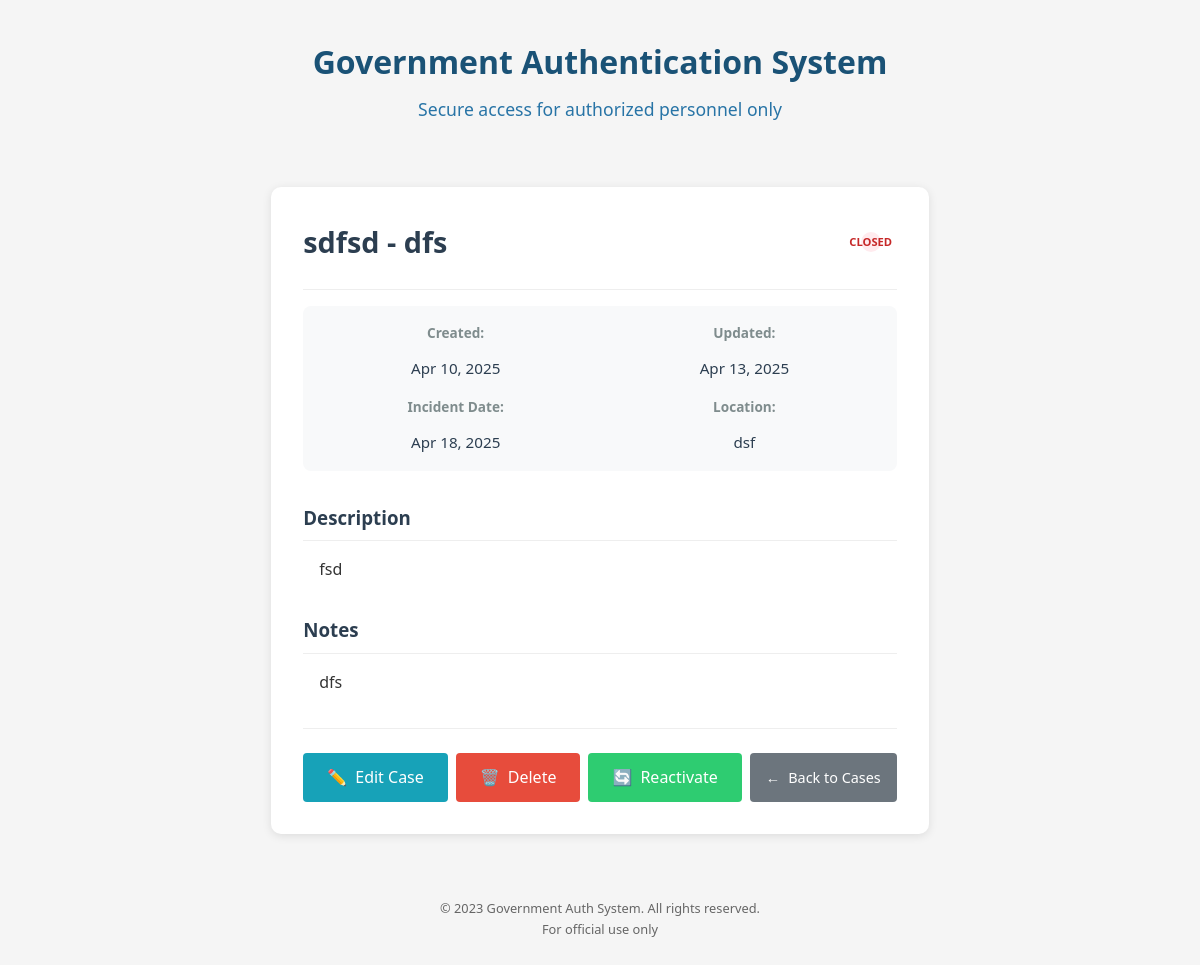
Screenshot of /accounts/cases/15/ (signed in) with the database file from the repository.
### accounts/models.py (models this page shows, shortened)
class Case(models.Model):
    CASE_STATUS = (
        ('active', 'Active'),
        ('closed', 'Closed'),
        ('archived', 'Archived'),
    )
    user = models.ForeignKey(get_user_model(), on_delete=models.CASCADE)
    case_number = models.CharField(max_length=50, unique=True)
    title = models.CharField(max_length=100)
    description = models.TextField()
    created_at = models.DateTimeField(auto_now_add=True)
    updated_at = models.DateTimeField(auto_now=True)
    status = models.CharField(max_length=10, choices=CASE_STATUS, default='active')
    location = models.CharField(max_length=100, blank=True)
    incident_date = models.DateField(null=True, blank=True)
    notes = models.TextField(blank=True)
    class Meta:
        ordering = ['-created_at']

### accounts/views.py (the view)
# urls.py: path('cases/<int:pk>/', views.case_detail, name='case_detail'),  # Add this line
@login_required
def case_detail(request, pk):
    case = get_object_or_404(Case, pk=pk, user=request.user)
    case_files = CaseFile.objects.filter(case=case)
    has_pinata_creds = PinataCredentials.objects.filter(user=request.user).exists()
    return render(request, 'accounts/case_detail.html', {
        'case': case,
        'files': case_files,
        'has_pinata_creds': has_pinata_creds
    })

### accounts/templates/accounts/case_detail.html (shortened to what this page needs)
{% extends 'accounts/auth_base.html' %}
{% load static %}
{% block content %}
<div class="case-detail-container">
    <div class="case-header">
        <div class="case-title">
            <h1>{{ case.case_number }} - {{ case.title }}</h1>
            <div class="case-status {{ case.status }}">
                {{ case.get_status_display }}
            </div>
        </div>
    </div>
    <div class="case-meta-grid">
        <div class="meta-item">
            <span class="meta-label">Created:</span>
            <span class="meta-value">{{ case.created_at|date:"M d, Y" }}</span>
        </div>
        <div class="meta-item">
            <span class="meta-label">Updated:</span>
            <span class="meta-value">{{ case.updated_at|date:"M d, Y" }}</span>
        </div>
        {% if case.incident_date %}
        <div class="meta-item">
            <span class="meta-label">Incident Date:</span>
            <span class="meta-value">{{ case.incident_date|date:"M d, Y" }}</span>
        </div>
        {% endif %}
        {% if case.location %}
        <div class="meta-item">
            <span class="meta-label">Location:</span>
            <span class="meta-value">{{ case.location }}</span>
        </div>
        {% endif %}
    </div>
    <div class="case-content">
        <div class="case-section">
            <h3>Description</h3>
            <div class="section-content">
                {{ case.description|linebreaks }}
            </div>
        </div>
        {% if case.notes %}
        <div class="case-section">
            <h3>Notes</h3>
            <div class="section-content">
                {{ case.notes|linebreaks }}
            </div>
        </div>
        {% endif %}
    </div>
    <div class="case-actions">
        <a href="{% url 'update_case' case.id %}" class="btn btn-edit">
            <i class="icon">✏️</i> Edit Case
        </a>
        <a href="{% url 'delete_case' case.id %}" class="btn btn-delete">
            <i class="icon">🗑️</i> Delete
        </a>
        {% if case.status == 'active' %}
        <a href="{% url 'change_case_status' case.id 'closed' %}" class="btn btn-warning">
            <i class="icon">🔒</i> Close Case
        </a>
        <a href="{% url 'change_case_status' case.id 'archived' %}" class="btn btn-secondary">
            <i class="icon">📦</i> Archive
        </a>
        {% elif case.status == 'closed' %}
        <a href="{% url 'change_case_status' case.id 'active' %}" class="btn btn-success">
            <i class="icon">🔄</i> Reactivate
        </a>
        {% elif case.status == 'archived' %}
        <a href="{% url 'change_case_status' case.id 'active' %}" class="btn btn-success">
            <i class="icon">📤</i> Restore
        </a>
        {% endif %}
        <a href="{% url 'home' %}" class="btn btn-back">
            <i class="icon">←</i> Back to Cases
        </a>
    </div>
</div>
{% endblock %}

### accounts/static/accounts/css/auth.css (style rules this page uses)
:root { --primary-color: #1a5276; --secondary-color: #2874a6; --accent-color: #e74c3c; --light-color: #f8f9fa; --dark-color: #343a40; --success-color: #28a745; --warning-color: #ffc107; --danger-color: #dc3545; --border-radius: 8px; --box-shadow: 0 4px 6px rgba(0, 0, 0, 0.1); --transition: all 0.3s ease; }
* { margin: 0; padding: 0; box-sizing: border-box; }
body { font-family: 'Segoe UI', Tahoma, Geneva, Verdana, sans-serif; background-color: #f5f5f5; color: #333; line-height: 1.6; }
.case-title { white-space: nowrap; overflow: hidden; text-overflow: ellipsis; flex: 1; padding-right: 0.5rem; }
.case-status { padding: 0.25rem 0.75rem; border-radius: 12px; font-size: 0.75rem; font-weight: 600; text-transform: uppercase; flex-shrink: 0; margin-left: 0.5rem; }
.case-status.closed { background-color: #ffebee; color: #c62828; }
.case-header { display: flex; flex-wrap: wrap; justify-content: space-between; align-items: center; margin-bottom: 1.5rem; padding-bottom: 1rem; border-bottom: 1px solid #eee; gap: 1rem; }
.meta-item { display: flex; flex-direction: column; }
.meta-label { font-size: 0.85rem; color: #6c757d; margin-bottom: 0.25rem; }
.meta-value { font-weight: 500; }
.section-content { padding: 0 0.5rem; line-height: 1.6; }
.case-detail-container { max-width: 900px; margin: 0 auto; background: white; border-radius: 10px; box-shadow: 0 2px 10px rgba(0,0,0,0.1); padding: 2rem; }
.case-header { margin-bottom: 2rem; padding-bottom: 1rem; border-bottom: 1px solid #eee; }
.case-title { display: flex; justify-content: space-between; align-items: center; margin-bottom: 1rem; }
.case-status { padding: 0.5rem 1rem; border-radius: 20px; font-size: 0.9rem; font-weight: bold; display: inline-flex; align-items: center; gap: 0.5rem; }
.meta-item { display: flex; align-items: center; gap: 0.5rem; }
.case-content { margin: 2rem 0; }
.case-section { margin-bottom: 2rem; }
.case-section h3 { display: flex; align-items: center; gap: 0.5rem; color: #2c3e50; margin-bottom: 1rem; padding-bottom: 0.5rem; border-bottom: 1px solid #eee; }
.section-content { padding: 0 1rem; line-height: 1.6; }
.case-actions { display: flex; flex-wrap: wrap; gap: 1rem; margin-top: 2rem; padding-top: 1.5rem; border-top: 1px solid #eee; }
.btn { padding: 0.75rem 1.25rem; border-radius: 5px; text-decoration: none; font-weight: 500; display: inline-flex; align-items: center; gap: 0.5rem; transition: all 0.3s ease; border: none; cursor: pointer; }
.btn-success { background-color: #2ecc71; color: white; }
.btn-delete { background-color: #e74c3c; color: white; }
.btn-back { background-color: #bdc3c7; color: #2c3e50; margin-left: auto; }
.icon { font-style: normal; }
.case-header { margin-bottom: 1.5rem; padding-bottom: 1rem; border-bottom: 1px solid #eee; }
.case-title { display: flex; justify-content: space-between; align-items: center; margin-bottom: 0.5rem; }
.case-title h1 { font-size: 1.8rem; color: #2c3e50; margin: 0; }
.case-meta-grid { display: grid; grid-template-columns: repeat(auto-fill, minmax(200px, 1fr)); gap: 1rem; margin-bottom: 2rem; padding: 1rem; background-color: #f8f9fa; border-radius: 8px; }
.meta-label { font-weight: 600; color: #7f8c8d; font-size: 0.85rem; margin-bottom: 0.25rem; }
.meta-value { color: #2c3e50; font-size: 0.95rem; }
.case-status { padding: 0.35rem 0.8rem; border-radius: 20px; font-size: 0.85rem; font-weight: bold; }
.btn { padding: 0.75rem 1.5rem; border-radius: 4px; font-weight: 500; display: inline-flex; align-items: center; gap: 0.5rem; transition: all 0.3s ease; cursor: pointer; text-decoration: none; border: none; }
.case-title { flex: 1; white-space: nowrap; overflow: hidden; text-overflow: ellipsis; padding-right: 1rem; }
.case-actions { display: flex; gap: 0.5rem; }
.case-header { display: flex; justify-content: space-between; align-items: center; margin-bottom: 1rem; }
.btn-edit { background-color: #17a2b8; color: white; }
.case-title { flex: 1; min-width: 100px; }
.case-status { font-size: 0.8rem; font-weight: 600; padding: 0.25rem 0.5rem; border-radius: 4px; margin-left: 1rem; }
.case-title { white-space: nowrap; overflow: hidden; text-overflow: ellipsis; }
.case-status { width: 20px; height: 20px; border-radius: 50%; display: flex; align-items: center; justify-content: center; font-size: 0.7rem; font-weight: bold; }
.btn-back { background-color: #6c757d; color: white; padding: 0.5rem 1rem; border-radius: 4px; text-decoration: none; display: inline-flex; align-items: center; gap: 0.5rem; font-size: 0.9rem; }

### rows the page displays
Case: case_number "sdfsd", title "dfs", status "CLOSED", created_at "Apr 10, 2025", updated_at "Apr 13, 2025", incident_date "Apr 18, 2025", location "dsf", description "fsd", notes "dfs"
